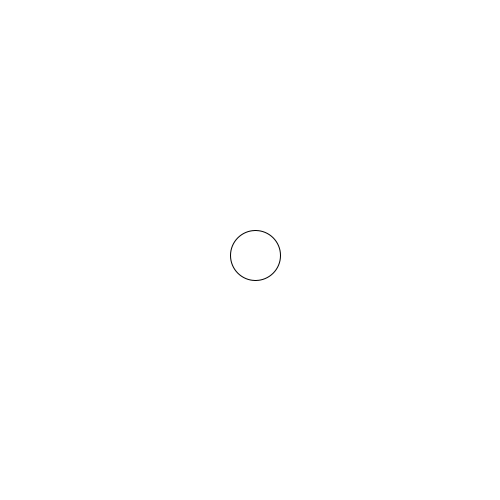
Frame 1 (no input)
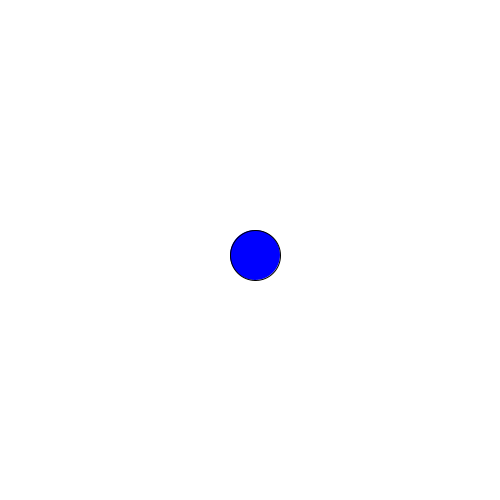
Frame 60 (the mouse pressed at the canvas centre just before this capture)
Frame 120 (the mouse held since frame 60 and released just before this capture): identical to frame 60, image omitted

The Processing sketch that drew these frames (run headless with seeded random() and noise(); from frame 60 on, the mouse is pressed at the canvas centre):

// Processing sketch: lab01Q6
// ── lab01Q6.pde
int x,y;

void setup()
{
  size(500, 500);
  x=255;
  y=255;
}

void draw()
{
  background(255,255,255);
  ellipse(x,y,50,50);
  fill(0,0,255);
}
void keyPressed()
{
  if(keyCode==UP){y--;}
  if(keyCode==DOWN){y++;}
  if(keyCode==LEFT){x--;}
  if(keyCode==RIGHT){x++;}
}
